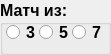
     <widget class="QGroupBox" name="groupBox_kolvo_vstrech_gr">
      <property name="geometry">
       <rect>
        <x>9</x>
        <y>150</y>
        <width>111</width>
        <height>55</height>
       </rect>
      </property>
      <property name="font">
       <font>
        <pointsize>12</pointsize>
        <weight>75</weight>
        <bold>true</bold>
       </font>
      </property>
      <property name="title">
       <string>Матч из:</string>
      </property>
      <property name="flat">
       <bool>false</bool>
      </property>
      <property name="checkable">
       <bool>false</bool>
      </property>
      <widget class="QRadioButton" name="radioButton_match_3">
       <property name="geometry">
        <rect>
         <x>6</x>
         <y>22</y>
         <width>34</width>
         <height>20</height>
        </rect>
       </property>
       <property name="text">
        <string>3</string>
       </property>
      </widget>
      <widget class="QRadioButton" name="radioButton_match_5">
       <property name="geometry">
        <rect>
         <x>39</x>
         <y>22</y>
         <width>34</width>
         <height>20</height>
        </rect>
       </property>
       <property name="text">
        <string>5</string>
       </property>
      </widget>
      <widget class="QRadioButton" name="radioButton_match_7">
       <property name="geometry">
        <rect>
         <x>72</x>
         <y>22</y>
         <width>33</width>
         <height>20</height>
        </rect>
       </property>
       <property name="text">
        <string>7</string>
       </property>
      </widget>
     </widget>
